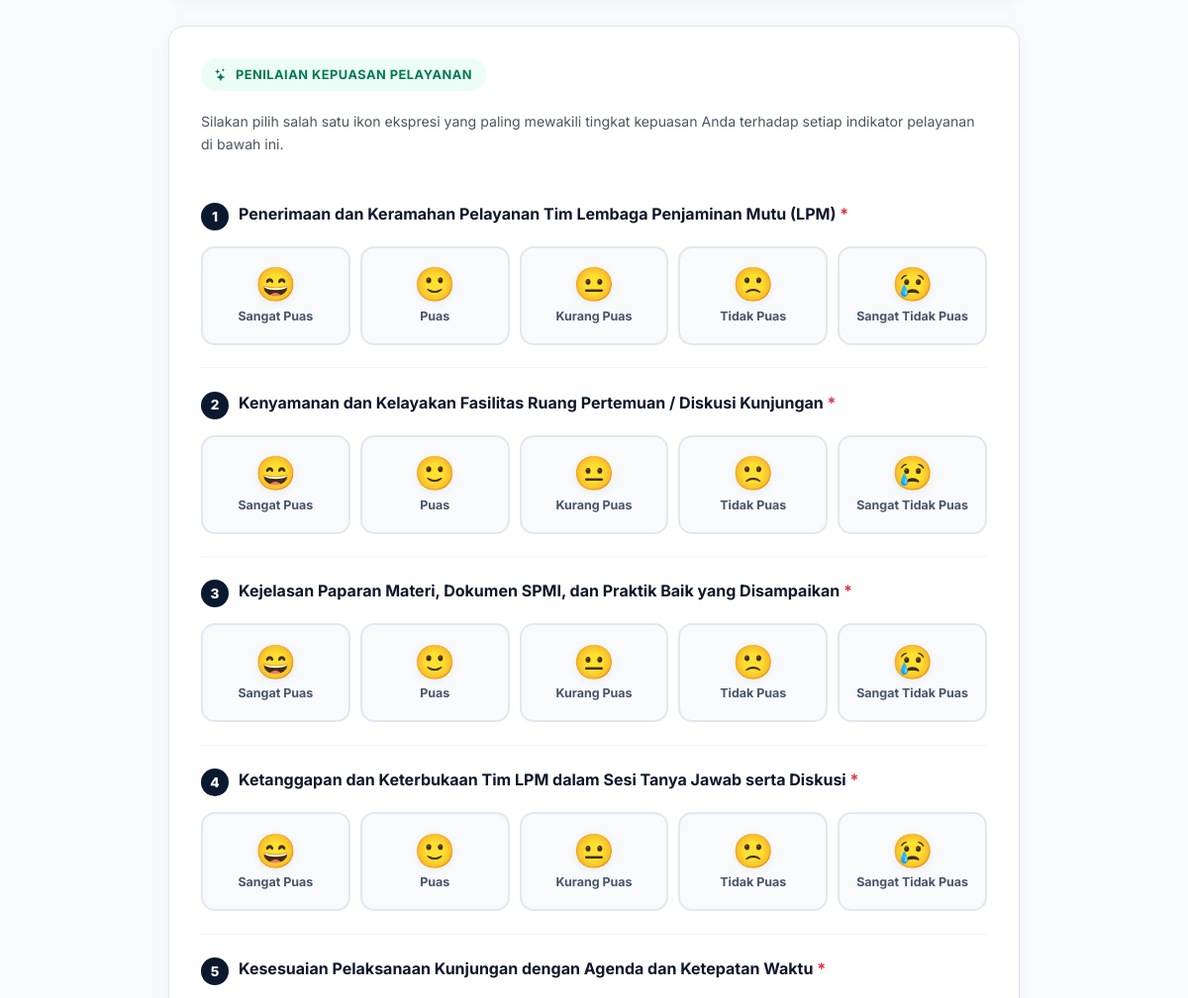
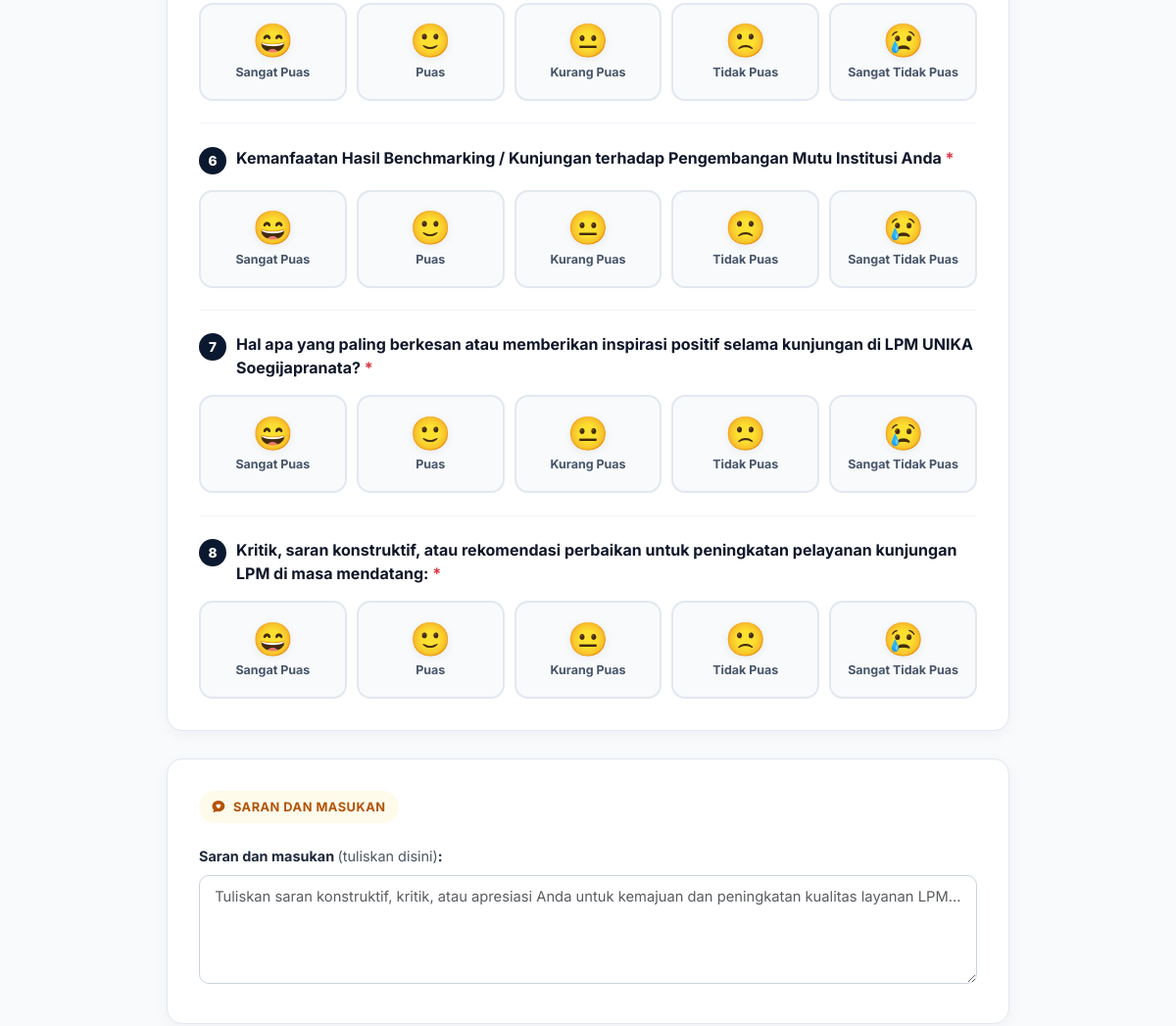
/survei-kepuasan.php (middle part), run on an earlier commit of the app's database (2 pictures, top to bottom).
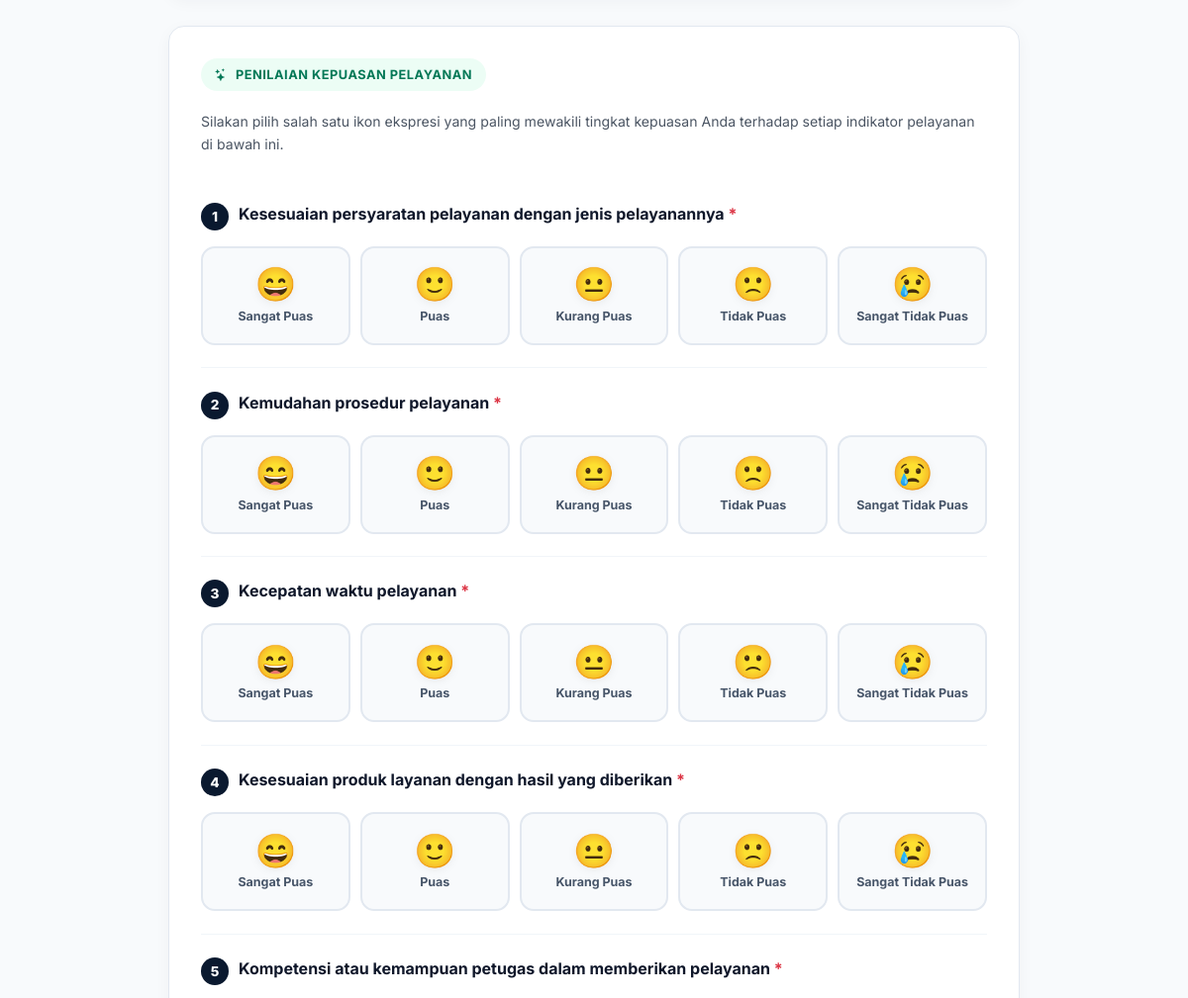
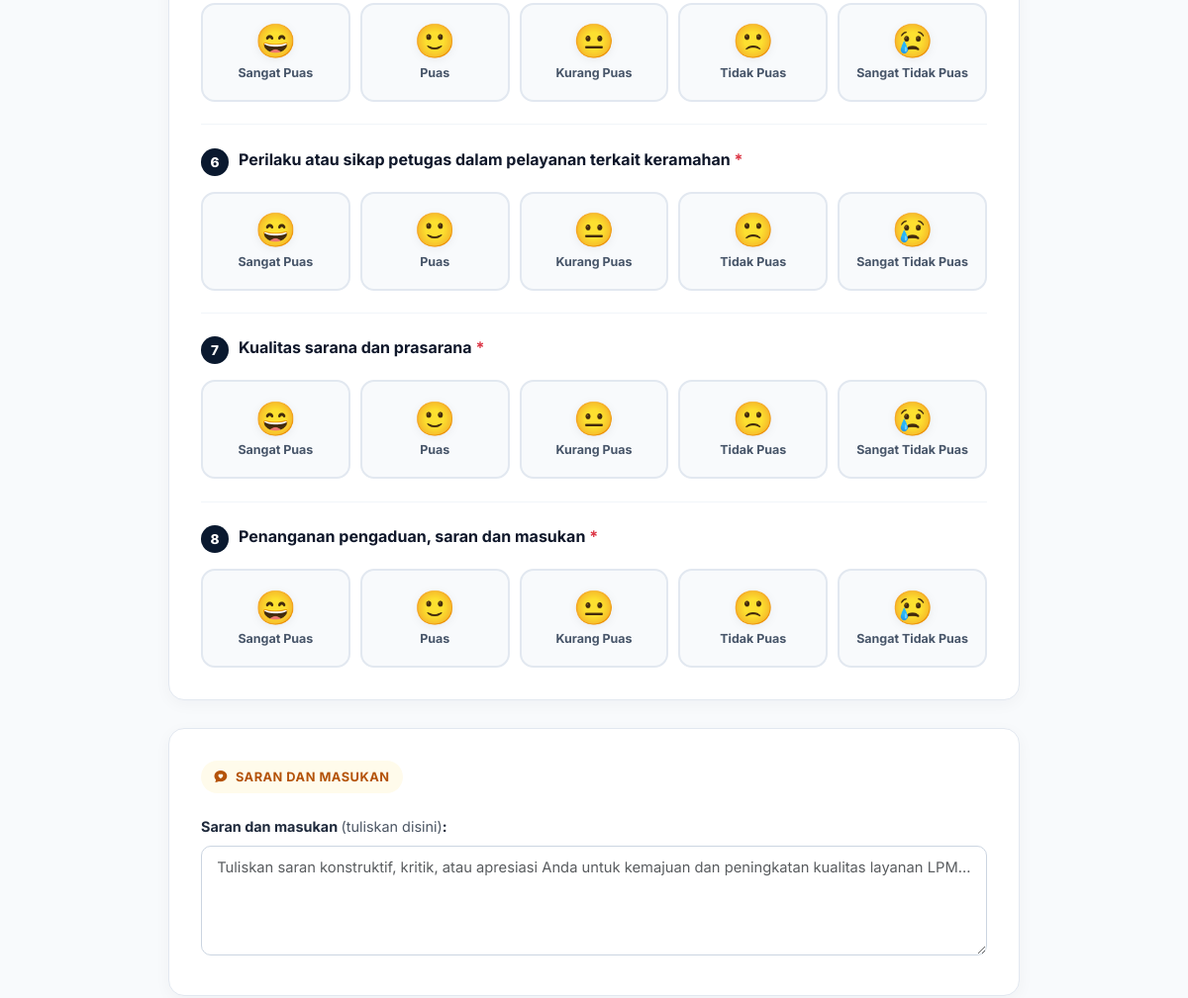
And on a later commit of the database (2 pictures, top to bottom).
### tables this page shows
CREATE TABLE `kunjungan_kuesioner_pertanyaan` (
  `id` int(11) NOT NULL AUTO_INCREMENT,
  `tipe` enum('skala','teks') NOT NULL DEFAULT 'skala',
  `kategori` varchar(100) NOT NULL DEFAULT 'Umum',
  `pertanyaan` text NOT NULL,
  `keterangan` text DEFAULT NULL,
  `urutan` int(11) NOT NULL DEFAULT 0,
  `is_aktif` tinyint(1) NOT NULL DEFAULT 1,
  `created_at` timestamp NULL DEFAULT current_timestamp(),
  PRIMARY KEY (`id`)
);

### config/database.php (called while the page is built, shortened)
<?php
function e(string $str): string {
    return htmlspecialchars($str, ENT_QUOTES, 'UTF-8');
}

### survei-kepuasan.php (the view, shortened to what this page needs)
<?php
require_once __DIR__ . '/config/database.php';
$db = getDB();
$submitted     = isset($_GET['submitted']) && $_GET['submitted'] === '1';
$questions = $db->query("SELECT * FROM kunjungan_kuesioner_pertanyaan WHERE is_aktif = 1 ORDER BY urutan ASC, id ASC")->fetchAll();
require_once __DIR__ . '/includes/header.php';
?>
<div class="py-5" style="background:var(--survei-bg);min-height:80vh;">
    <div class="container">
        <div class="survei-container">
            <?php if ($submitted): ?>
            <div class="survei-card text-center py-5 px-4" style="border-top:6px solid #10B981;">
                <div style="width:84px;height:84px;background:#ECFDF5;border:2px solid #A7F3D0;border-radius:50%;margin:0 auto 1.5rem;display:flex;align-items:center;justify-content:center;color:#059669;font-size:2.8rem;">
                    <i class="bi bi-check2-circle"></i>
                </div>
                <h2 style="font-family:var(--font-heading);font-weight:800;color:var(--navy);font-size:1.85rem;margin-bottom:0.75rem;">
                    Terima Kasih Atas Partisipasi Anda!
                </h2>
                <p style="max-width:580px;margin:0 auto 2rem;color:var(--text-muted);font-size:1.02rem;line-height:1.7;">
                    Jawaban dan evaluasi survei kepuasan Anda telah berhasil disimpan dalam sistem Lembaga Penjaminan Mutu (LPM) Universitas Katolik Soegijapranata. Penilaian serta saran konstruktif yang Anda berikan sangat berarti bagi peningkatan mutu berkelanjutan layanan kami.
                </p>
                <div class="d-flex justify-content-center gap-3 flex-wrap">
                    <a href="<?= SITE_URL ?>/" class="btn btn-outline-secondary px-4 py-2 rounded-pill fw-bold">
                        <i class="bi bi-house me-1"></i> Kembali ke Beranda
                    </a>
                    <a href="<?= SITE_URL ?>/survei-kepuasan.php" class="btn btn-primary px-4 py-2 rounded-pill fw-bold" style="background:#0284C7;border-color:#0284C7;">
                        <i class="bi bi-arrow-repeat me-1"></i> Isi Survei Baru
                    </a>
                </div>
            </div>
            <?php else: ?>
            <form method="POST" action="<?= SITE_URL ?>/survei-kepuasan.php" id="surveiForm">
                <div class="survei-card">
                    <div class="survei-section-badge" style="background:#ECFDF5;color:#047857;">
                        <i class="bi bi-stars"></i> Penilaian Kepuasan Pelayanan
                    </div>
                    <p class="text-muted" style="font-size:0.88rem;margin-bottom:1.5rem;line-height:1.6;">
                        Silakan pilih salah satu ikon ekspresi yang paling mewakili tingkat kepuasan Anda terhadap setiap indikator pelayanan di bawah ini.
                    </p>
                    <div class="pertanyaan-list">
                        <?php
                        $likert_items = [
                            5 => ['text' => 'Sangat Puas', 'emoji' => '😄', 'class' => 'skala-5'],
                            4 => ['text' => 'Puas', 'emoji' => '🙂', 'class' => 'skala-4'],
                            3 => ['text' => 'Kurang Puas', 'emoji' => '😐', 'class' => 'skala-3'],
                            2 => ['text' => 'Tidak Puas', 'emoji' => '🙁', 'class' => 'skala-2'],
                            1 => ['text' => 'Sangat Tidak Puas', 'emoji' => '😢', 'class' => 'skala-1']
                        ];
                        foreach ($questions as $idx => $q):
                            $qid = $q['id'];
                        ?>
                        <div class="pertanyaan-item" id="item_pertanyaan_<?= $qid ?>">
                            <div class="pertanyaan-title">
                                <span class="pertanyaan-num"><?= $q['urutan'] ?: ($idx + 1) ?></span>
                                <div>
                                    <?= e($q['pertanyaan']) ?>
                                    <span class="text-danger">*</span>
                                </div>
                            </div>
                            <div class="likert-scale-grid">
                                <?php foreach ($likert_items as $score => $meta): ?>
                                <label class="likert-option-label" title="<?= $meta['text'] ?>">
                                    <div class="likert-btn-box <?= $meta['class'] ?>">
                                        <div class="likert-emoji"><?= $meta['emoji'] ?></div>
                                        <div class="likert-text"><?= $meta['text'] ?></div>
                                    </div>
                                </label>
                                <?php endforeach; ?>
                            </div>
                        </div>
                        <?php endforeach; ?>
                    </div>
                </div>
                <div class="survei-card">
                    <div class="survei-section-badge" style="background:#FFFBEB;color:#B45309;">
                        <i class="bi bi-chat-heart-fill"></i> Saran dan Masukan
                    </div>
                    <div class="mb-2">
                        <label class="survei-form-label" for="saran_masukan">
                            Saran dan masukan <span class="fw-normal text-muted">(tuliskan disini)</span>:
                        </label>
                        <textarea class="form-control survei-form-control" id="saran_masukan" name="saran_masukan" rows="4" placeholder="Tuliskan saran konstruktif, kritik, atau apresiasi Anda untuk kemajuan dan peningkatan kualitas layanan LPM..."><?= e($_POST['saran_masukan'] ?? '') ?></textarea>
                    </div>
                </div>
            </form>
            <?php endif; ?>
        </div>
    </div>
</div>
<?php require_once __DIR__ . '/includes/footer.php'; ?>

### includes/header.php (shortened to what this page needs)
<!DOCTYPE html>
<html lang="id">
<head>
    <link href="https://cdn.jsdelivr.net/npm/bootstrap@5.3.3/dist/css/bootstrap.min.css" rel="stylesheet">
    <link rel="stylesheet" href="https://cdn.jsdelivr.net/npm/bootstrap-icons@1.11.3/font/bootstrap-icons.min.css">
    <link rel="stylesheet" href="<?= SITE_URL ?>/assets/css/style.css?v=<?= filemtime(__DIR__ . '/../assets/css/style.css') ?>">
</head>
<body>

### includes/footer.php (shortened to what this page needs)
</body>
</html>

### assets/css/style.css (style rules this page uses)
:root { --navy: #0A192F; --navy-mid: #1B263B; --navy-light: #2D4263; --purple: #6A1B9A; --purple-dark: #4A148C; --purple-light: #9C27B0; --purple-glow: rgba(106, 27, 154, 0.15); --gold: #F59E0B; --bg-main: #F8F9FA; --bg-white: #FFFFFF; --text-primary: #0A192F; --text-muted: #4B5563; --text-light: #9CA3AF; --border: #E5E7EB; --shadow-sm: 0 2px 8px rgba(10, 25, 47, 0.08); --shadow-md: 0 4px 20px rgba(10, 25, 47, 0.12); --shadow-lg: 0 8px 40px rgba(10, 25, 47, 0.16); --shadow-purple: 0 4px 20px rgba(106, 27, 154, 0.25); --radius-sm: 8px; --radius-md: 14px; --radius-lg: 20px; --radius-xl: 28px; --transition: all 0.25s cubic-bezier(0.4, 0, 0.2, 1); --font-heading: 'Plus Jakarta Sans', sans-serif; --font-body: 'Inter', sans-serif; }
*, *::before, *::after { box-sizing: border-box; margin: 0; padding: 0; }
html { scroll-behavior: smooth; font-size: 16px; }
body { font-family: var(--font-body); background-color: var(--bg-main); color: var(--text-primary); line-height: 1.7; -webkit-font-smoothing: antialiased; overflow-x: hidden; }
.text-muted { color: var(--text-muted) !important; }

### survei-kepuasan.php (style rules this page uses)
:root { --survei-bg: #F8FAFC; --survei-card: #FFFFFF; --survei-navy: #0A192F; --survei-blue: #0284C7; --survei-amber: #D97706; --survei-emerald: #059669; }
.survei-container { max-width: 860px; margin: 0 auto; }
.survei-card { background: #ffffff; border-radius: 16px; border: 1px solid #E2E8F0; box-shadow: 0 4px 16px rgba(10, 25, 47, 0.04); padding: 2rem; margin-bottom: 1.75rem; transition: all 0.25s ease; }
.survei-section-badge { display: inline-flex; align-items: center; gap: 8px; padding: 0.35rem 0.85rem; background: #EFF6FF; color: #1D4ED8; border-radius: 20px; font-size: 0.8rem; font-weight: 700; text-transform: uppercase; letter-spacing: 0.5px; margin-bottom: 1.25rem; }
.survei-form-label { font-weight: 700; font-size: 0.9rem; color: #1E293B; margin-bottom: 0.4rem; }
.survei-form-control { border: 1.5px solid #CBD5E1; border-radius: 10px; padding: 0.65rem 0.95rem; font-size: 0.92rem; color: #0F172A; transition: all 0.2s ease; }
.pertanyaan-item { padding: 1.4rem 0; border-bottom: 1px solid #F1F5F9; }
.pertanyaan-item:last-child { border-bottom: none; padding-bottom: 0; }
.pertanyaan-title { font-size: 1rem; font-weight: 700; color: #0F172A; line-height: 1.5; margin-bottom: 1rem; display: flex; align-items: flex-start; gap: 10px; }
.pertanyaan-num { background: #0A192F; color: #ffffff; min-width: 28px; height: 28px; border-radius: 50%; display: inline-flex; align-items: center; justify-content: center; font-size: 0.85rem; font-weight: 800; margin-top: 1px; }
.likert-scale-grid { display: grid; grid-template-columns: repeat(5, 1fr); gap: 10px; }
.likert-option-label { display: block; cursor: pointer; margin: 0; user-select: none; }
.likert-btn-box { border: 2px solid #E2E8F0; background: #F8FAFC; border-radius: 14px; padding: 12px 6px; text-align: center; transition: all 0.2s cubic-bezier(0.4, 0, 0.2, 1); display: flex; flex-direction: column; align-items: center; justify-content: center; min-height: 100px; }
.likert-emoji { font-size: 2.1rem; line-height: 1; margin-bottom: 8px; transition: transform 0.2s ease; filter: drop-shadow(0 2px 4px rgba(0,0,0,0.06)); }
.likert-text { font-size: 0.78rem; font-weight: 700; color: #475569; line-height: 1.25; }

What changed in the data, as far as the page shows it:
removed kunjungan_kuesioner_pertanyaan: $q['urutan'] ?: ($idx + 1) "7", pertanyaan "Hal apa yang paling berkesan atau memberikan inspirasi positif selama kunjungan di LPM UNIKA Soegijapranata?", emoji "😄", text "Sangat Puas", emoji "🙂", text "Puas", emoji "😐", text "Kurang Puas", emoji "🙁", text "Tidak Puas", emoji "😢", text "Sangat Tidak Puas"
removed kunjungan_kuesioner_pertanyaan: $q['urutan'] ?: ($idx + 1) "8", pertanyaan "Kritik, saran konstruktif, atau rekomendasi perbaikan untuk peningkatan pelayanan kunjungan LPM di masa mendatang:", emoji "😄", text "Sangat Puas", emoji "🙂", text "Puas", emoji "😐", text "Kurang Puas", emoji "🙁", text "Tidak Puas", emoji "😢", text "Sangat Tidak Puas"
changed kunjungan_kuesioner_pertanyaan: pertanyaan "Penerimaan dan Keramahan Pelayanan Tim Lembaga Penjaminan Mutu (LPM)" → "Kesesuaian persyaratan pelayanan dengan jenis pelayanannya"
changed kunjungan_kuesioner_pertanyaan: pertanyaan "Kenyamanan dan Kelayakan Fasilitas Ruang Pertemuan / Diskusi Kunjungan" → "Kemudahan prosedur pelayanan"
changed kunjungan_kuesioner_pertanyaan: pertanyaan "Kejelasan Paparan Materi, Dokumen SPMI, dan Praktik Baik yang Disampaikan" → "Kecepatan waktu pelayanan"
changed kunjungan_kuesioner_pertanyaan: pertanyaan "Ketanggapan dan Keterbukaan Tim LPM dalam Sesi Tanya Jawab serta Diskusi" → "Kesesuaian produk layanan dengan hasil yang diberikan"
changed kunjungan_kuesioner_pertanyaan: pertanyaan "Kesesuaian Pelaksanaan Kunjungan dengan Agenda dan Ketepatan Waktu" → "Kompetensi atau kemampuan petugas dalam memberikan pelayanan"
changed kunjungan_kuesioner_pertanyaan: pertanyaan "Kemanfaatan Hasil Benchmarking / Kunjungan terhadap Pengembangan Mutu Institusi Anda" → "Perilaku atau sikap petugas dalam pelayanan terkait keramahan"
added kunjungan_kuesioner_pertanyaan: $q['urutan'] ?: ($idx + 1) "7", pertanyaan "Kualitas sarana dan prasarana", emoji "😄", text "Sangat Puas", emoji "🙂", text "Puas", emoji "😐", text "Kurang Puas", emoji "🙁", text "Tidak Puas", emoji "😢", text "Sangat Tidak Puas"
added kunjungan_kuesioner_pertanyaan: $q['urutan'] ?: ($idx + 1) "8", pertanyaan "Penanganan pengaduan, saran dan masukan", emoji "😄", text "Sangat Puas", emoji "🙂", text "Puas", emoji "😐", text "Kurang Puas", emoji "🙁", text "Tidak Puas", emoji "😢", text "Sangat Tidak Puas"
